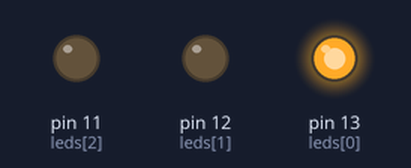
A sketch run on a simulated Arduino Uno, built with avr-gcc and run on an emulated ATmega328P. On the bench: output pins drawn as LEDs (lit = HIGH).

Above: at 0.5 s.
At 1.5 s:
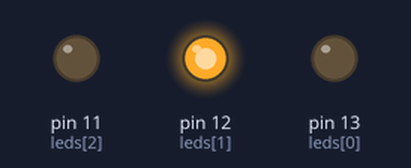
At 5.5 s:
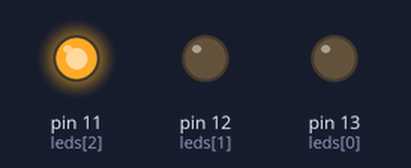
Timing chart, 0 to 6.9 s (numbered marks = the images above):
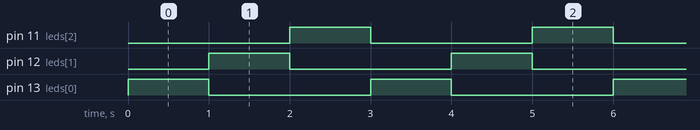

Measured:
- by itself, pin 11 (leds[2]), pin 12 (leds[1]), pin 13 (leds[0]): alternates HIGH for 1.0 s and LOW for 2.0 s
- by itself, everything shown: repeats every 3.0 s, in 3 steps

The sketch:

blinkled_ex1.ino
```cpp
int leds[3] = {13,12,11};
void setup() {
  for (int i = 0;i<3; i++){
    pinMode(leds[i],OUTPUT);}}
void loop() {
  for(int i =0; i< 3; i++){
    digitalWrite(leds[i],LOW);
  }for (int i = 0; i< 3; i++){
    digitalWrite(leds[i],HIGH);
    digitalWrite(leds[i-1],LOW);
    delay(1000);}}
```
